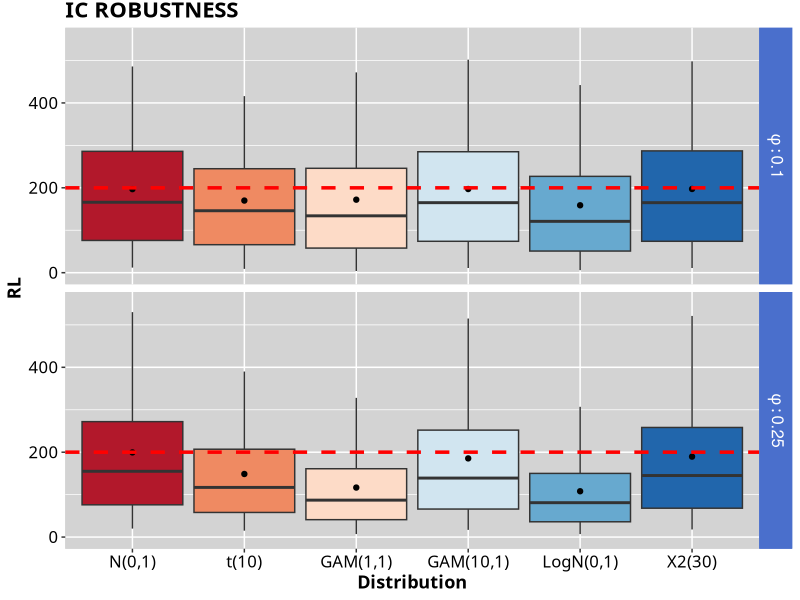
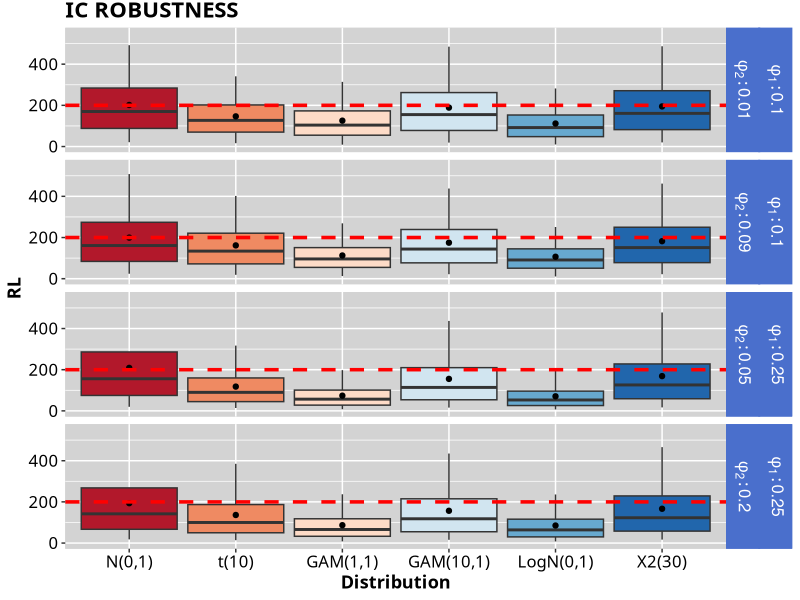
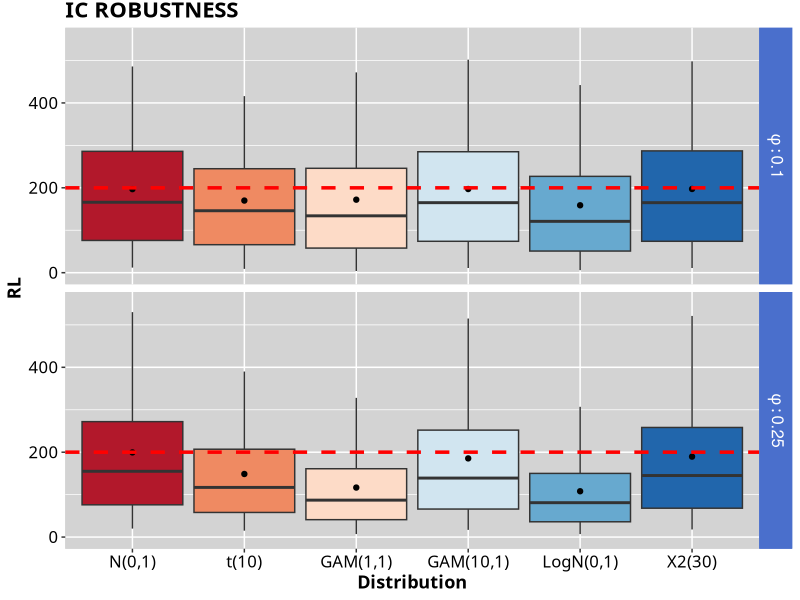
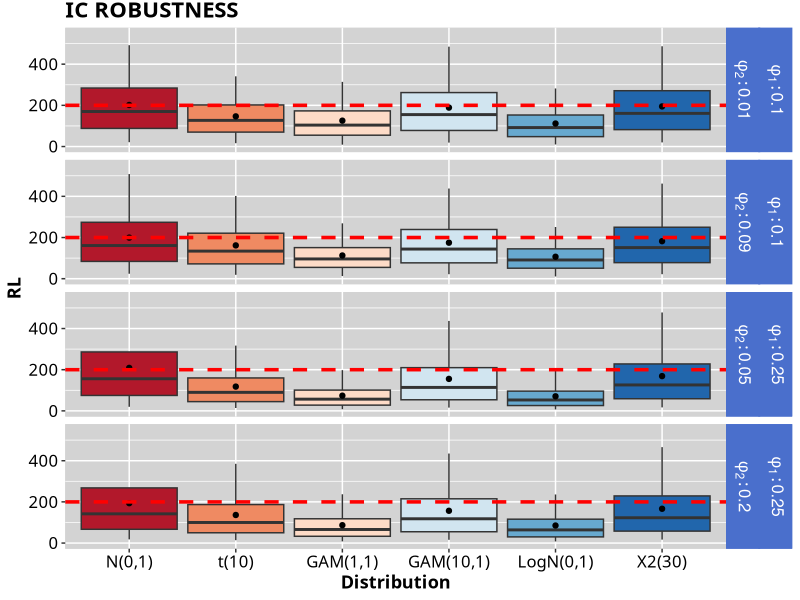

Source code (R) for these figures, in order:
setwd("~/Masters/Research/Main_Code")


library(ggplot2)
library(readr)
library(tidyr)
library(dplyr)
library(RColorBrewer)

MHWMA_results_df <- read_csv("results/univariate_results/dist/MHWMA_dist_results_std.csv")
EHWMA_results_df <- read_csv("results/univariate_results/dist/EHWMA_dist_results_std.csv")

cols_of_interest = c("ARL","Phi","Distribution","MIN","Q25","MRL","Q75","MAX")
main_mod_df = MHWMA_results_df[cols_of_interest]
main_mod_df$Distribution <- factor(main_mod_df$Distribution,
                                   levels = c("N(0,1)",
                                              "t(10)",
                                              "GAM(1,1)",
                                              "GAM(10,1)",
                                              "LogN(0,1)",
                                              "X2(30)"))

main_mod_df$Phi <- paste("phi :",main_mod_df$Phi,sep = '')

cols_of_interest = c("ARL","Phi","Phi2","Distribution","MIN","Q25","MRL","Q75","MAX")
main_ex_df = EHWMA_results_df[cols_of_interest]
main_ex_df$Distribution <- factor(main_ex_df$Distribution,
                                   levels = c("N(0,1)",
                                              "t(10)",
                                              "GAM(1,1)",
                                              "GAM(10,1)",
                                              "LogN(0,1)",
                                              "X2(30)"))

main_ex_df <- main_ex_df[((main_ex_df$Phi2 %in% c(0.01,0.09))&(main_ex_df$Phi == 0.1))|((main_ex_df$Phi2 %in% c(0.05,0.2))&(main_ex_df$Phi == 0.25)),]


main_ex_df$Phi <- paste("phi[1] :",main_ex_df$Phi)
main_ex_df$Phi2 <- paste("phi[2] :",main_ex_df$Phi2)

theme_main <- function(){ 
  font <- "CenturySch"   #assign font family up front
  
  theme_gray() %+replace%    #replace elements we want to change
    
    theme(
      
      #grid elements
      #panel.grid.major = element_blank(),    #strip major gridlines
      #panel.grid.minor = element_blank(),    #strip minor gridlines
      #axis.ticks = element_blank(),          #strip axis ticks
      
      #since theme_minimal() already strips axis lines, 
      #we don't need to do that again
      
      #text elements
      plot.title = element_text(             #title
        family = font,            #set font family
        size = 16,                #set font size
        face = 'bold',            #bold typeface
        hjust = 0,                #left align
        vjust = 2),               #raise slightly
      
      plot.subtitle = element_text(          #subtitle
        family = font,            #font family
        size = 14),               #font size
      
      plot.caption = element_text(           #caption
        family = font,            #font family
        size = 9,                 #font size
        hjust = 1),               #right align
      
      axis.title = element_text(             #axis titles
        family = font,            #font family
        size = 13,
        face="bold"),               #font size
      
      axis.text = element_text(              #axis text
        family = font,            #axis famuly
        size = 12),                #font size
      
      strip.text.x = element_text(
        size = 12,
        color = "white"
      ),
      strip.text.y = element_text(
        size = 12,
        angle = 270,
        color = "white"
      ),
      strip.background = element_rect(
        color="#4a6fcc", fill="#4a6fcc", size=0.7, linetype="solid"
      ),
      panel.background = element_rect(fill = "lightgrey",
                                      colour = "lightgrey",
                                      size = 0.5, linetype = "solid"),
      panel.grid.major = element_line(size = 0.5, linetype = 'solid',
                                      colour = "white"), 
      panel.grid.minor = element_line(size = 0.25, linetype = 'solid',
                                      colour = "white"),
      legend.position = "none"
      
      #since the legend often requires manual tweaking 
      #based on plot content, don't define it here
    )
}

mod_plot <- main_mod_df %>%
  ggplot(aes(x=Distribution,y=ARL,fill=Distribution))+
  geom_boxplot(aes(
    lower = Q25, 
    upper = Q75, 
    middle = MRL, 
    ymin = MIN, 
    ymax = MAX),
    stat = "identity")+
  geom_point(aes(y=ARL),fill='black')+
  geom_hline(yintercept = 200,col='red',linetype='dashed',size=1.2)+
  scale_fill_brewer(palette="RdBu")+
  facet_wrap(~Distribution) +
  facet_grid(rows = vars(Phi),scales = "free",labeller = label_parsed)+
  labs(title = "IC ROBUSTNESS")+
  xlab("Distribution")+
  ylab("RL")+
  ylim(0,550)+
  theme_main()

print(mod_plot)
ggsave(plot=mod_plot,
       filename= "modified_dist_plot.png",
       path = "results/Plots",
       dpi=320,
       width=8.70,
       height=5.95,
)


ex_plot <- main_ex_df %>%
  ggplot(aes(x=Distribution,y=ARL,fill=Distribution))+
  geom_boxplot(aes(
    lower = Q25, 
    upper = Q75, 
    middle = MRL, 
    ymin = MIN, 
    ymax = MAX),
    stat = "identity")+
  geom_point(aes(y=ARL),fill='black')+
  geom_hline(yintercept = 200,col='red',linetype='dashed',size=1.2)+
  scale_fill_brewer(palette="RdBu")+
  facet_wrap(~Distribution) +
  facet_grid(rows = vars(Phi,Phi2),scales = "free",labeller = label_parsed)+
  labs(title = "IC ROBUSTNESS")+
  xlab("Distribution")+
  ylab("RL")+
  ylim(0,550)+
  theme_main()

print(ex_plot)
ggsave(plot=ex_plot,
       filename= "extended_dist_plot.png",
       path = "results/Plots",
       dpi=320,
       width=8.70,
       height=5.95,
)